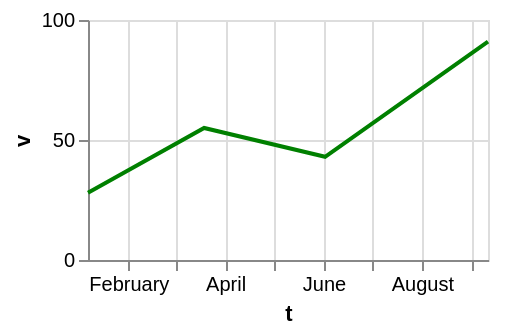

Vega-Lite specification stored for this chart:
### Vega-Lite specification from a JSON file in a GitHub repository (floating-point values rounded to 4 significant figures)
{"$schema": "https://vega.github.io/schema/vega-lite/v6.json", "width": 200, "height": 120, "data": {"values": [{"c": "alpha", "v": 28, "w": 3, "t": "2024-01-07"}, {"c": "beta", "v": 55, "w": 7, "t": "2024-03-19"}, {"c": "gamma", "v": 43, "w": 5, "t": "2024-06-02"}, {"c": "delta", "v": 91, "w": 9, "t": "2024-09-11"}]}, "mark": {"type": "line", "color": "green"}, "encoding": {"x": {"field": "t", "type": "temporal"}, "y": {"field": "v", "type": "quantitative"}}}
